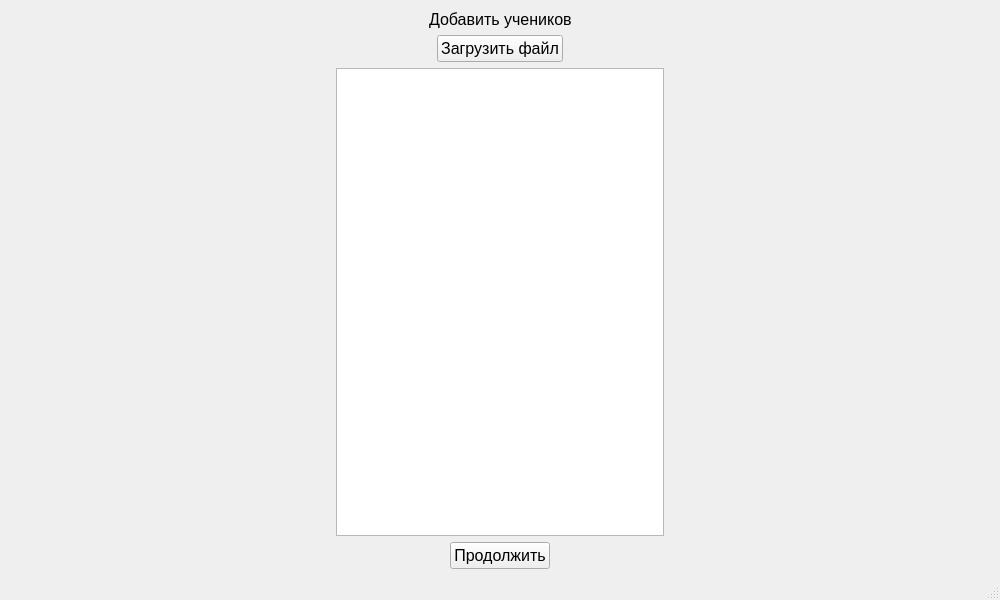
<?xml version="1.0" encoding="UTF-8"?>
<ui version="4.0">
 <class>MainWindow</class>
 <widget class="QMainWindow" name="MainWindow">
  <property name="geometry">
   <rect>
    <x>0</x>
    <y>0</y>
    <width>1000</width>
    <height>600</height>
   </rect>
  </property>
  <property name="windowTitle">
   <string>MainWindow</string>
  </property>
  <widget class="QWidget" name="centralwidget">
   <layout class="QVBoxLayout" name="verticalLayout_2">
    <item>
     <layout class="QVBoxLayout" name="verticalLayout">
      <item>
       <layout class="QHBoxLayout" name="horizontalLayout">
        <item>
         <spacer name="horizontalSpacer">
          <property name="orientation">
           <enum>Qt::Horizontal</enum>
          </property>
          <property name="sizeHint" stdset="0">
           <size>
            <width>40</width>
            <height>20</height>
           </size>
          </property>
         </spacer>
        </item>
        <item>
         <widget class="QLabel" name="label">
          <property name="font">
           <font>
            <pointsize>12</pointsize>
           </font>
          </property>
          <property name="text">
           <string>Добавить учеников</string>
          </property>
         </widget>
        </item>
        <item>
         <spacer name="horizontalSpacer_2">
          <property name="orientation">
           <enum>Qt::Horizontal</enum>
          </property>
          <property name="sizeHint" stdset="0">
           <size>
            <width>40</width>
            <height>20</height>
           </size>
          </property>
         </spacer>
        </item>
       </layout>
      </item>
      <item>
       <layout class="QHBoxLayout" name="horizontalLayout_2">
        <item>
         <spacer name="horizontalSpacer_3">
          <property name="orientation">
           <enum>Qt::Horizontal</enum>
          </property>
          <property name="sizeHint" stdset="0">
           <size>
            <width>40</width>
            <height>20</height>
           </size>
          </property>
         </spacer>
        </item>
        <item>
         <widget class="QPushButton" name="pushButton_2">
          <property name="font">
           <font>
            <pointsize>12</pointsize>
           </font>
          </property>
          <property name="text">
           <string>Загрузить файл</string>
          </property>
         </widget>
        </item>
        <item>
         <spacer name="horizontalSpacer_4">
          <property name="orientation">
           <enum>Qt::Horizontal</enum>
          </property>
          <property name="sizeHint" stdset="0">
           <size>
            <width>40</width>
            <height>20</height>
           </size>
          </property>
         </spacer>
        </item>
       </layout>
      </item>
      <item>
       <layout class="QHBoxLayout" name="horizontalLayout_4">
        <item>
         <spacer name="horizontalSpacer_5">
          <property name="orientation">
           <enum>Qt::Horizontal</enum>
          </property>
          <property name="sizeHint" stdset="0">
           <size>
            <width>40</width>
            <height>20</height>
           </size>
          </property>
         </spacer>
        </item>
        <item>
         <widget class="QTableWidget" name="tableWidget"/>
        </item>
        <item>
         <spacer name="horizontalSpacer_6">
          <property name="orientation">
           <enum>Qt::Horizontal</enum>
          </property>
          <property name="sizeHint" stdset="0">
           <size>
            <width>40</width>
            <height>20</height>
           </size>
          </property>
         </spacer>
        </item>
       </layout>
      </item>
      <item>
       <layout class="QHBoxLayout" name="horizontalLayout_3">
        <item>
         <spacer name="horizontalSpacer_7">
          <property name="orientation">
           <enum>Qt::Horizontal</enum>
          </property>
          <property name="sizeHint" stdset="0">
           <size>
            <width>40</width>
            <height>20</height>
           </size>
          </property>
         </spacer>
        </item>
        <item>
         <widget class="QPushButton" name="pushButton">
          <property name="font">
           <font>
            <pointsize>12</pointsize>
           </font>
          </property>
          <property name="text">
           <string>Продолжить</string>
          </property>
         </widget>
        </item>
        <item>
         <spacer name="horizontalSpacer_8">
          <property name="orientation">
           <enum>Qt::Horizontal</enum>
          </property>
          <property name="sizeHint" stdset="0">
           <size>
            <width>40</width>
            <height>20</height>
           </size>
          </property>
         </spacer>
        </item>
       </layout>
      </item>
     </layout>
    </item>
   </layout>
  </widget>
  <widget class="QMenuBar" name="menubar">
   <property name="geometry">
    <rect>
     <x>0</x>
     <y>0</y>
     <width>980</width>
     <height>26</height>
    </rect>
   </property>
  </widget>
  <widget class="QStatusBar" name="statusbar"/>
 </widget>
 <resources/>
 <connections/>
</ui>
